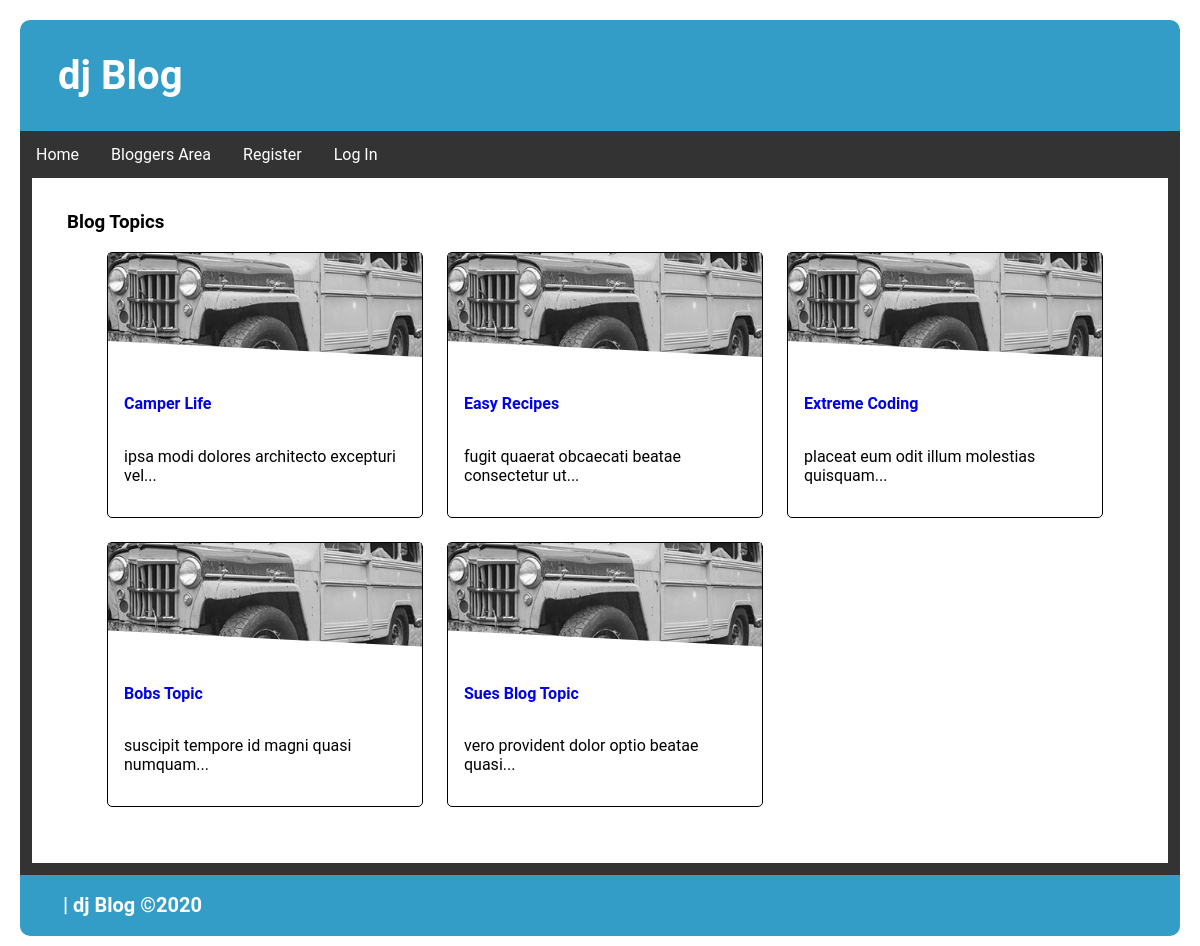
The app's page /, older data.
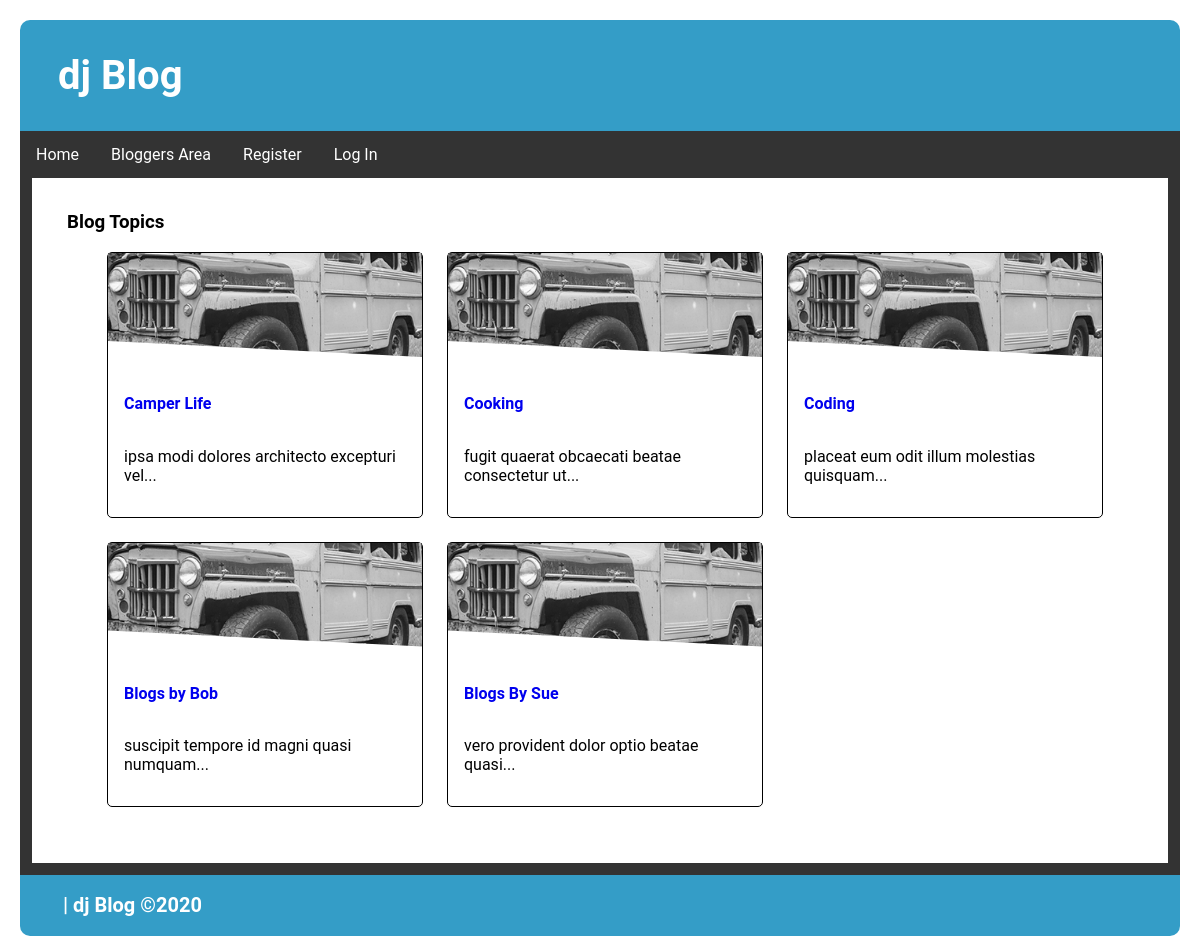
The same page, newer data.
### blog_app/models.py (models this page shows)
class Topic(models.Model):
    text = models.CharField(max_length=255)
    date_added = models.DateTimeField(auto_now_add=True)
    owner = models.ForeignKey(User, on_delete=models.CASCADE)
    def __str__(self):
        return self.text

### blog_app/views.py (the view)
# urls.py: path('', views.index, name='index'),
def index(request):
    topics = Topic.objects.order_by('date_added')
    content = {"topics": topics}
    return render(request, 'blog_app/index.html', content)

### blog_app/templates/blog_app/index.html
{% extends 'blog_app/base.html' %}
{%load static %}
{% block content %}
<div>
    <h3>Blog Topics</h3>
</div>
<div class="cards">
    <ul>
        {% if request.user.is_authenticated.is_owner %}
            {% for topic in topics %}
                <li class="card">
                    <div class="img"><img src="{% static 'jeep.jpg' %}" alt=""></div>
                    <div class="text">
                        <h4><a href="{% url 'blog_app:topic' topic.id %}">{{ topic }}</a></h4>
                        <p>{% lorem 6 w random %}...</p>
                    </div>
                </li>
            {% empty %}
                <li class="card">No Blog Topics have been added yet.</li>
            {% endfor %}
        {% else %}
            {% for topic in topics %}
                <li class="card">
                    <div class="img"><img src="{% static 'jeep.jpg' %}" alt=""></div>
                    <div class="text">
                        <h4><a href="{% url 'blog_app:pub_topic' topic.id %}">{{ topic }}</a></h4>
                        <p>{% lorem 6 w random %}...</p>
                    </div>
                </li>
            {% empty %}
                <li class="card">No Blog Topics have been added yet.</li>
            {% endfor %}
        {% endif %}
    </ul>
</div>
{% endblock content %}

### blog_app/templates/blog_app/base.html (shortened to what this page needs)
<!DOCTYPE html>
<html lang="en">
<head>
    {% load static %}
    <link rel="stylesheet" href="{% static 'style.css' %}">
</head>
<body>
    <div class="header">
        <h1>dj Blog {{ page_title|title }} {{ topic|title }}</h1>
    </div>
    <div class="navbar">
        {% with request.resolver_match.url_name as url_name %}
            <a href="{% url 'blog_app:index' %}">Home</a>
            <a href="{% url 'blog_app:topics' %}">Bloggers Area</a>
            {% if user.is_authenticated %}
                <a href="{% url 'users:logout' %}">Log Out</a>
                <a href="" class="dead_nav_space">&nbsp;&nbsp;</a>
                <a href="" class="user_auth_display">&nbsp;&nbsp;&nbsp;:)&nbsp; Hello, {{ user.username }} &nbsp;&nbsp;&nbsp;</a>
            {% else %}
                <a href="{% url 'users:register' %}">Register</a>
                <a href="{% url 'users:login' %}">Log In</a>
            {% endif %}
        {% endwith %}
    </div>
    <div class="outerContainer">
        <div class="innerContainer">
    {% block content %}
    {% endblock content %}
        </div>
    </div>
    <div class="footer">
        <h1>{{ page_title|title }} {{ topic|title }}&nbsp;|&nbsp;dj Blog &#169;2020&nbsp;&nbsp;</h1>
    </div>
</body>
</html>

### blog_app/static/style.css (style rules this page uses)
body { margin: 20px 20px 10px; font-family: "Roboto", "Lucida Grande", Verdana, Arial, sans-serif; }
.header { padding: 5px 38px 5px; text-align: left; background: #349dc7; color: white; font-size: 20px; border-radius: 10px 10px 0px 0px; }
.navbar { overflow: hidden; background-color: #333; }
.navbar a { float: left; font-size: 16px; color: white; text-align: center; padding: 14px 16px; text-decoration: none; }
.outerContainer { display: block; border-left: 12px solid #333; border-right: 12px solid #333; border-bottom: 12px solid #333; height: 100%; top: 0; }
.innerContainer { padding: 15px 0px 15px 35px; min-height: 500px; margin-right: 65px; margin-bottom: 25px; }
.footer { padding: 5px 38px 5px; text-align: left; background: #349dc7; color: white; font-size: 10px; border-radius: 0px 0px 10px 10px; }
.cards > ul { list-style: none; }
.card + .card { margin-top: 1.5rem; }
.card { border: 1px solid; border-radius: 5px; display: flex; flex-direction: column; position: relative; }
.card .text { padding: 1rem; flex: 1 0 auto; display: flex; flex-direction: column; }
.card p { max-width: 65ch; }
.card .img { height: 6.5rem; clip-path: polygon(0 0, 100% 0, 100% 100%, 0 calc(100% - 1rem)); }
.card .img img { width: 100%; height: 100%; object-fit: cover; filter: grayscale(100%); }
.card a { text-decoration: none; }
.card a::after { content: ''; position: absolute; left: 0; top: 0; right: 0; bottom: 0; }
.card .text > * + * { margin-top: 0.75rem; }
.card .text > :last-child { margin-top: auto; padding-top: 0.75rem; }

Row changes from the older to the newer data that the page shows:
changed Topic: text "Easy Recipes" → "Cooking"
changed Topic: text "Extreme Coding" → "Coding"
changed Topic: text "Bobs Topic" → "Blogs by Bob"
changed Topic: text "Sues Blog Topic" → "Blogs By Sue"
